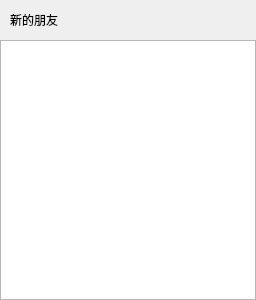
<?xml version="1.0" encoding="UTF-8"?>
<ui version="4.0">
 <class>ApplyFriendPage</class>
 <widget class="QWidget" name="ApplyFriendPage">
  <property name="geometry">
   <rect>
    <x>0</x>
    <y>0</y>
    <width>256</width>
    <height>300</height>
   </rect>
  </property>
  <property name="sizePolicy">
   <sizepolicy hsizetype="Expanding" vsizetype="Expanding">
    <horstretch>0</horstretch>
    <verstretch>0</verstretch>
   </sizepolicy>
  </property>
  <property name="windowTitle">
   <string>Form</string>
  </property>
  <layout class="QVBoxLayout" name="verticalLayout">
   <property name="spacing">
    <number>0</number>
   </property>
   <property name="leftMargin">
    <number>0</number>
   </property>
   <property name="topMargin">
    <number>0</number>
   </property>
   <property name="rightMargin">
    <number>0</number>
   </property>
   <property name="bottomMargin">
    <number>0</number>
   </property>
   <item>
    <widget class="QWidget" name="friend_apply_wid" native="true">
     <layout class="QHBoxLayout" name="horizontalLayout_7">
      <property name="spacing">
       <number>0</number>
      </property>
      <property name="leftMargin">
       <number>0</number>
      </property>
      <property name="topMargin">
       <number>0</number>
      </property>
      <property name="rightMargin">
       <number>0</number>
      </property>
      <property name="bottomMargin">
       <number>0</number>
      </property>
      <item>
       <spacer name="horizontalSpacer_8">
        <property name="orientation">
         <enum>Qt::Orientation::Horizontal</enum>
        </property>
        <property name="sizeType">
         <enum>QSizePolicy::Policy::Fixed</enum>
        </property>
        <property name="sizeHint" stdset="0">
         <size>
          <width>10</width>
          <height>20</height>
         </size>
        </property>
       </spacer>
      </item>
      <item>
       <widget class="QLabel" name="friend_apply_lb">
        <property name="minimumSize">
         <size>
          <width>0</width>
          <height>40</height>
         </size>
        </property>
        <property name="maximumSize">
         <size>
          <width>16777215</width>
          <height>40</height>
         </size>
        </property>
        <property name="text">
         <string>新的朋友</string>
        </property>
       </widget>
      </item>
     </layout>
    </widget>
   </item>
   <item>
    <widget class="QWidget" name="widget_3" native="true">
     <layout class="QVBoxLayout" name="verticalLayout_7">
      <property name="spacing">
       <number>0</number>
      </property>
      <property name="leftMargin">
       <number>0</number>
      </property>
      <property name="topMargin">
       <number>0</number>
      </property>
      <property name="rightMargin">
       <number>0</number>
      </property>
      <property name="bottomMargin">
       <number>0</number>
      </property>
      <item>
       <widget class="ApplyFriendList" name="apply_friend_list">
        <property name="sizePolicy">
         <sizepolicy hsizetype="Expanding" vsizetype="Expanding">
          <horstretch>0</horstretch>
          <verstretch>0</verstretch>
         </sizepolicy>
        </property>
       </widget>
      </item>
     </layout>
    </widget>
   </item>
  </layout>
 </widget>
 <customwidgets>
  <customwidget>
   <class>ApplyFriendList</class>
   <extends>QListWidget</extends>
   <header location="global">applyfriendlist.h</header>
  </customwidget>
 </customwidgets>
 <resources/>
 <connections/>
</ui>
